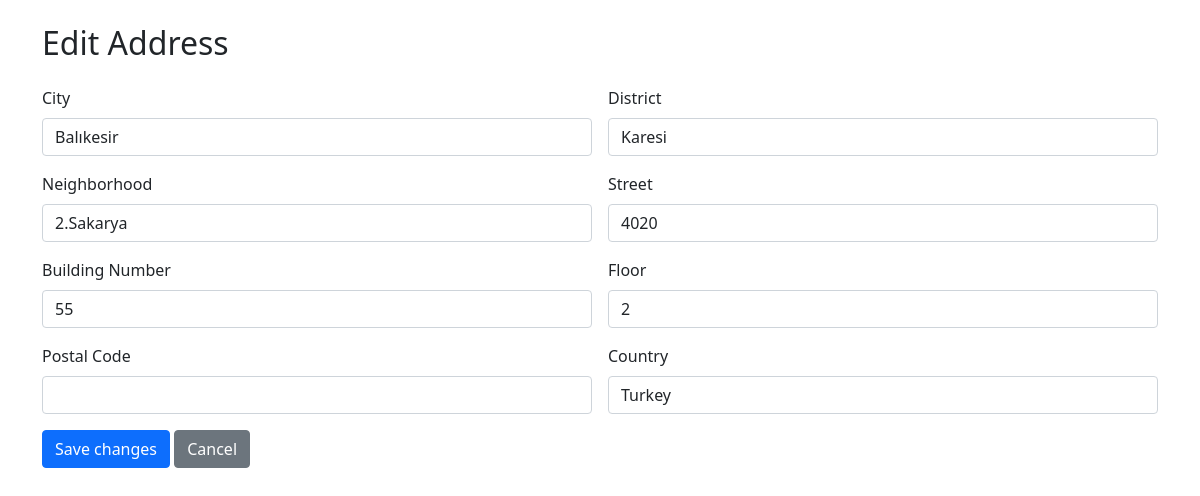
/edit-address/8/1/, run on the app's committed database.
### waterproject/models.py (models this page shows, shortened)
class Address(models.Model):
    user = models.ForeignKey(User, on_delete=models.CASCADE, related_name='addresses')
    city = models.CharField(max_length=100, verbose_name='City')
    district = models.CharField(max_length=100, verbose_name='District')
    neighborhood = models.CharField(max_length=100, verbose_name='Neighborhood')
    street = models.CharField(max_length=255, verbose_name='Street')
    building_number = models.CharField(max_length=10, verbose_name='Building Number')
    floor = models.CharField(max_length=10, verbose_name='Floor')
    postal_code = models.CharField(max_length=20, verbose_name='Postal Code', blank=True, null=True)
    country = models.CharField(max_length=100, default='Türkiye', verbose_name='Country')
    latitude = models.FloatField(blank=True, null=True)
    longitude = models.FloatField(blank=True, null=True)
    created_at = models.DateTimeField(auto_now_add=True)

### waterproject/views.py (the view)
# urls.py: path('edit-address/<int:user_id>/<int:address_id>/', views.edit_address, name='edit_address'),
def edit_address(request, address_id, user_id):
    address = get_object_or_404(Address, id=address_id)
    if request.method == 'POST':
        form = AddressForm(request.POST, instance=address)
        if form.is_valid():
            form.save()
            return redirect('user_detail', user_id=user_id)
    else:
        form = AddressForm(instance=address)
    return render(request, 'edit_address.html', {'form': form, 'user_id': user_id})

### waterproject/forms.py
class AddressForm(forms.ModelForm):
    class Meta:
        model = Address
        fields = ['city', 'district', 'neighborhood', 'street', 'building_number', 'floor', 'postal_code', 'country']

### waterproject/templatetags/custom_filters.py (called while the page is built)
@register.filter(name='add_class')
def add_class(value, arg):
    return value.as_widget(attrs={'class': arg})

### waterproject/templates/edit_address.html (shortened to what this page needs)
<!doctype html>
<html lang="en">
<head>
    <link href="https://cdn.jsdelivr.net/npm/bootstrap@5.0.2/dist/css/bootstrap.min.css" rel="stylesheet"
>
</head>
<body>
{% load custom_filters %}
<div class="container mt-4">
    <h2 class="mb-4">Edit Address</h2>
    <form method="post">
        <div class="row g-3">
            {% for field in form %}
                <div class="col-md-6">
                    <div class="form-group">
                        <label for="{{ field.id_for_label }}" class="form-label">{{ field.label }}</label>
                        {{ field|add_class:"form-control" }}
                    </div>
                </div>
            {% endfor %}
        </div>
        <div class="col-12 mt-3">
            <button type="submit" class="btn btn-primary">Save changes</button>
            <a href="{% url 'user_detail' user_id=user_id %}" class="btn btn-secondary">Cancel</a>
        </div>
    </form>
</div>
</body>
</html>

### data on the page
Address: form "Balıkesir" "Karesi" "2.Sakarya" "4020" "55" "2" "Turkey"

### other printed values
{{ field.label }} "City" "District" "Neighborhood" "Street" "Building Number" "Floor" "Postal Code" "Country"
